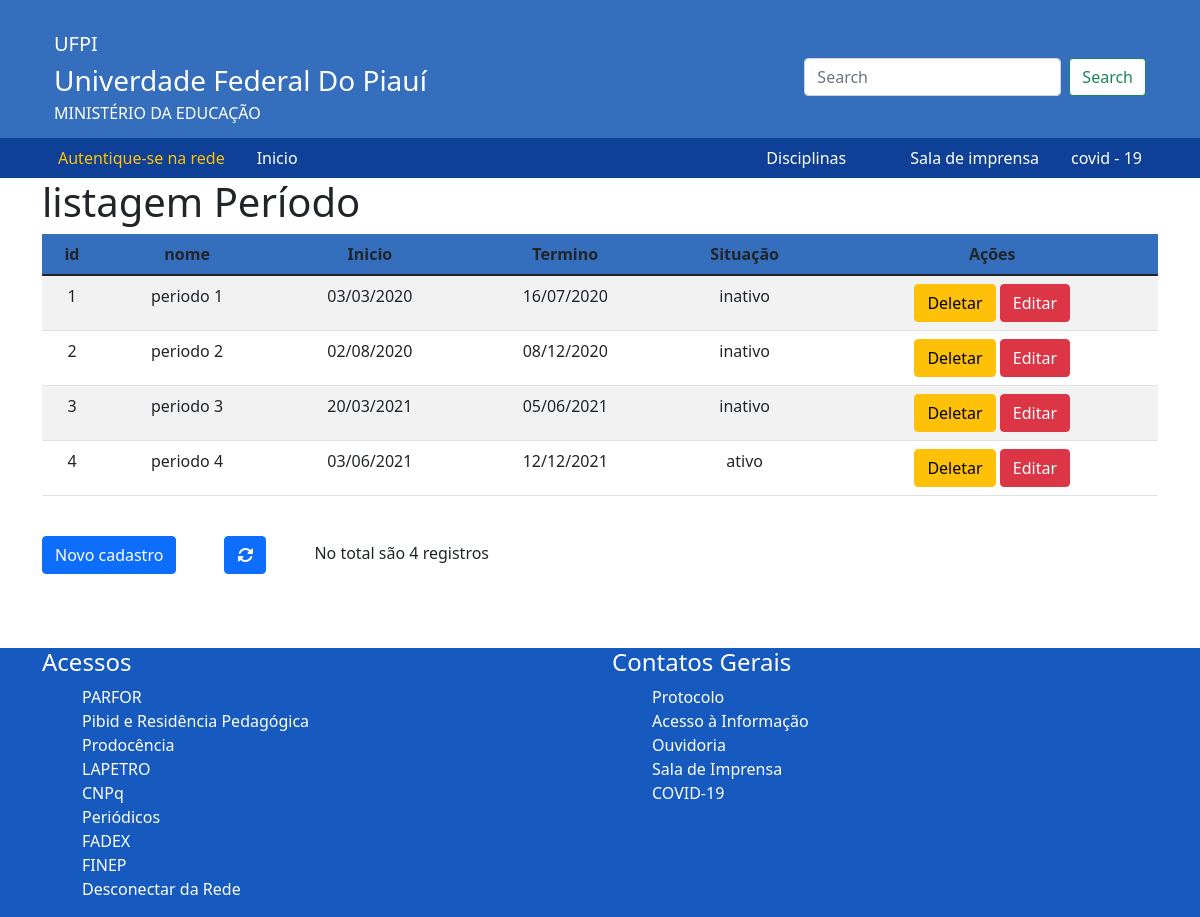
Page /prova003/periodo.php on the committed database.
### tables this page shows
CREATE TABLE `periodos` (
  `id` int(30) NOT NULL AUTO_INCREMENT,
  `nome` varchar(30) NOT NULL,
  `data_de_inicio` date NOT NULL,
  `data_de_termino` date NOT NULL,
  `situacao` varchar(30) NOT NULL,
  PRIMARY KEY (`id`)
);

### prova003/periodo.php (the view, shortened to what this page needs)
<!doctype html>
<html lang="pt-br">
  <head>
    <link href="https://cdn.jsdelivr.net/npm/bootstrap@5.1.3/dist/css/bootstrap.min.css" rel="stylesheet">
  </head>
  <body>
  <header>
<div style="background:#356ebc;">
  <div class="container">
    <nav class="navbar navbar-light" >
        <div class="container-fluid">
          <a class="navbar-brand">
            <ul class="list-group list-group-flush">
              <li class="text-white list-unstyled">UFPI</li>
              <li class="fs-3 text-white list-unstyled">Univerdade Federal Do Piauí</li>
              <li class="fs-6 text-white list-unstyled">MINISTÉRIO DA EDUCAÇÃO</li>
            </ul>
          </a>
          <form class="d-flex" method="post">
            <input class="form-control me-2" type="search" placeholder="Search" aria-label="Search" name="nome">
            <button class="btn btn-outline-success bg-white" type="submit">Search</button>
          </form>
      </div>
      </nav>
  </div>
  <div style="background-color: #0f4098;">
    <div class="container">
      <div class="row" >
        <div class="col-md-5">
          <nav class="nav">
            <a class="nav-link active text-warning" aria-current="page" href="#">Autentique-se na rede</a>
            <a class="nav-link text-white" href="index.php">Inicio</a>
          </nav>
        </div>
        <div class="col-md-7">
          <ul class="nav justify-content-end">
            <li class="nav-item">
              <a class="nav-link active text-white" aria-current="page" href="disciplinas.php">Disciplinas</a>
            </li>
            <li class="nav-item">
              <a class="nav-link text-white" href="#"></a>
            </li>
            <li class="nav-item">
              <a class="nav-link text-white" href="#" >Sala de imprensa</a>
            </li>
            <li class="nav-item">
              <a class="nav-link text-white" href="#">covid - 19</a>
            </li>
          </ul>
        </div>
      </div>
    </div>
  </div>
</div>
</header>
      <div class="container">
          <?php
              echo '<h1>listagem Período</h1>';
                $nome = $_POST['nome'];
                $sql = mysql_query("SELECT id, nome, date_format(data_de_inicio, '%d/%m/%Y') as inicio, date_format(data_de_termino, '%d/%m/%Y') as termino, situacao FROM periodos where nome like '%$nome%'");
                echo "<div class='table-responsive'>";
                echo "<table class= 'table table-striped'>
                    <thead style='background-color: #356ebc; class='text-center'>
                        <tr class='text-center'>
                            <th>id</th>
                            <th>nome</th>
                            <th>Inicio</th>
                            <th>Termino</th>
                            <th>Situação</th>
                            <th>Ações</th>
                        </tr>
                    </thead>
                ";
                while ($linha = mysql_fetch_array($sql)){
                    echo"
                     <tr class='text-center'>
                     <td>$linha[id]</td>
                     <td>$linha[nome]</td>
                     <td>$linha[inicio]</td>
                     <td>$linha[termino]</td>
                     <td>$linha[situacao]</td>
                     <td>
                     <a href='deletar.php?id1=$linha[id]' class='btn btn-warning' onclick=\"return confirm('Deseja excluir?');\">Deletar</a>
                     <a href='formulario_editar_periodo.php?id=$linha[id]' class='btn btn-danger'>Editar</a>
                     </td>
                     </tr>
                     ";
                    $c+=1;
                }
                echo '</table> <br>';
                echo "<a href='formulario_inserir_periodo.php' ><button type='submit' class='btn btn-primary me-5'>Novo cadastro</button></a>";
                echo"<a href='periodo.php' class='btn btn-primary me-5'><i class='fas fa-sync-alt'></i></a>";
                echo "No total são $c registros";
                echo '</div>';
           ?>
      </div>
  </body>
</html>

### rows in the picture
periodos: id "1", nome "periodo 1", linha "03/03/2020", linha "16/07/2020", situacao "inativo"
periodos: id "2", nome "periodo 2", linha "02/08/2020", linha "08/12/2020", situacao "inativo"
periodos: id "3", nome "periodo 3", linha "20/03/2021", linha "05/06/2021", situacao "inativo"
periodos: id "4", nome "periodo 4", linha "03/06/2021", linha "12/12/2021", situacao "ativo"

### other values in the picture
$c "4"
